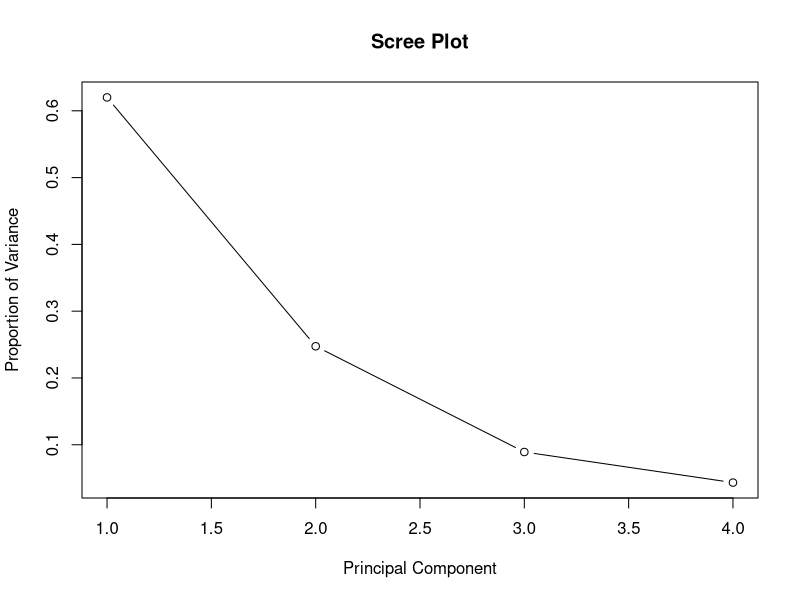
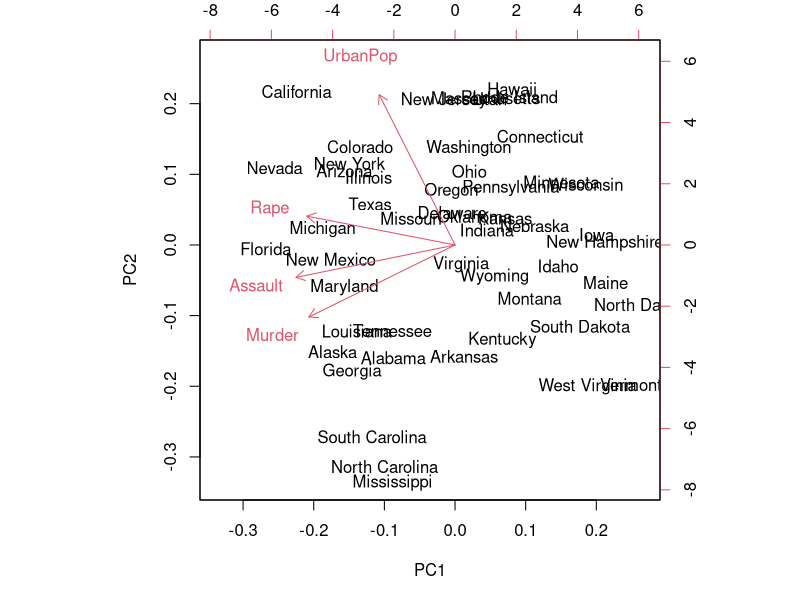

Write the R code that produced these figures, in order.
# PCA

df = data(USArrests)

df = USArrests

head(df)

scaled_data = scale(df)

head(df)
head(scaled_data)

# Perform PCA

pca_result = prcomp(scaled_data)

print(summary(pca_result))

loadings_matrix = pca_result$rotation
print(loadings_matrix)

scores = as.data.frame(pca_result$x)
scores

plot(pca_result$sdev^2 / sum(pca_result$sdev^2),type="b",
     main = "Scree Plot",xlab = "Principal Component",ylab = "Proportion of Variance")

par(mar=c(5,5,2,2))
biplot(pca_result)

